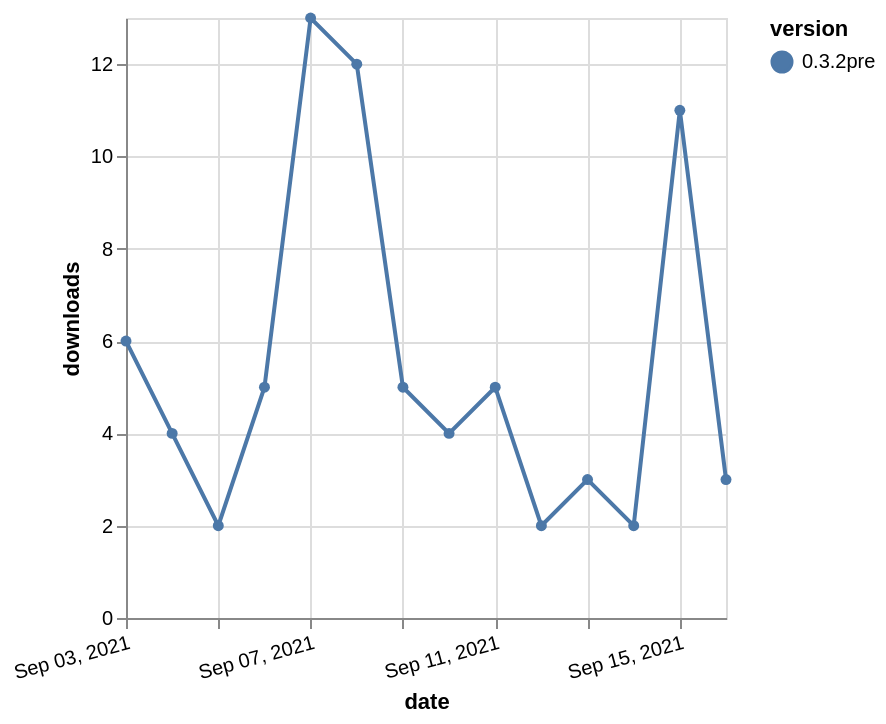

Vega-Lite specification stored for this chart:
### Vega-Lite specification from a JSON file in a GitHub repository (floating-point values rounded to 4 significant figures)
{"$schema": "https://vega.github.io/schema/vega-lite/v5.json", "description": "A simple bar chart with embedded data.", "data": {"values": [{"date": "2021-09-03", "total": 3759, "delta": 6, "version": "0.3.2pre"}, {"date": "2021-09-04", "total": 3763, "delta": 4, "version": "0.3.2pre"}, {"date": "2021-09-05", "total": 3765, "delta": 2, "version": "0.3.2pre"}, {"date": "2021-09-06", "total": 3770, "delta": 5, "version": "0.3.2pre"}, {"date": "2021-09-07", "total": 3783, "delta": 13, "version": "0.3.2pre"}, {"date": "2021-09-08", "total": 3795, "delta": 12, "version": "0.3.2pre"}, {"date": "2021-09-09", "total": 3800, "delta": 5, "version": "0.3.2pre"}, {"date": "2021-09-10", "total": 3804, "delta": 4, "version": "0.3.2pre"}, {"date": "2021-09-11", "total": 3809, "delta": 5, "version": "0.3.2pre"}, {"date": "2021-09-12", "total": 3811, "delta": 2, "version": "0.3.2pre"}, {"date": "2021-09-13", "total": 3814, "delta": 3, "version": "0.3.2pre"}, {"date": "2021-09-14", "total": 3816, "delta": 2, "version": "0.3.2pre"}, {"date": "2021-09-15", "total": 3827, "delta": 11, "version": "0.3.2pre"}, {"date": "2021-09-16", "total": 3830, "delta": 3, "version": "0.3.2pre"}]}, "width": "container", "mark": {"type": "line", "point": {"filled": true}}, "encoding": {"x": {"field": "date", "type": "temporal", "timeUnit": "yearmonthdate", "title": "date", "axis": {"labelAngle": -15}}, "y": {"field": "delta", "type": "quantitative", "title": "downloads"}, "color": {"field": "version", "type": "nominal"}, "tooltip": {"field": "delta"}}}
